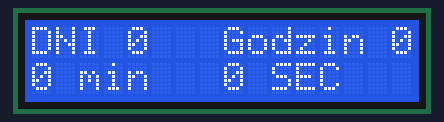
A sketch run on a simulated Arduino Uno, built with avr-gcc and run on an emulated ATmega328P. On the bench: 16×2 character LCD.

Above: at 0.1 s.
At 4.1 s:
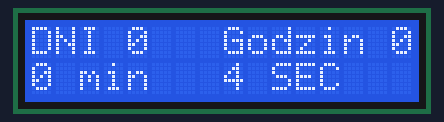
At 9.0 s:
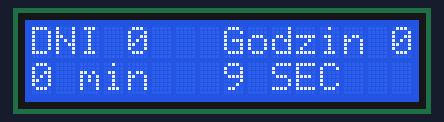
At 19.0 s:
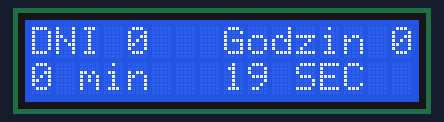
At 28.9 s:
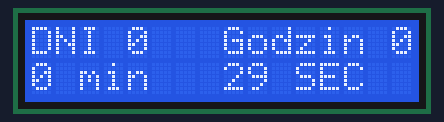
At 38.8 s:
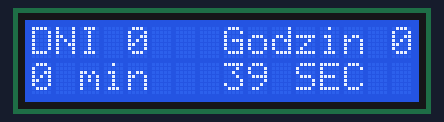

Measured:
- what the display in image 1 shows lasts 1.0 s, from 4.0 s to 5.0 s

The sketch:

_3_4b.ino
```cpp
#include <LiquidCrystal.h>			// biblioteka LCD
int sek = 0;					// zmienna typu intiger z wartością początkową 0
int minuty = 0;				// zmienna typu intiger z wartością początkową 0
int godziny =0;				// zmienna typu intiger z wartością początkową 0
int dni = 0;					// zmienna typu intiger z wartością początkową 0
LiquidCrystal lcd(7,8,9,10,11,12);		//definiujemy zmienną lcd, przez którą będziemy się 						//komunikować z modułem; podajemy do których
						//pinów podłączyliśmy się w Arduino
void setup()					// parametry przygotowawcze
{
lcd.begin(16,2);				// parametry wyświetlacza
}

void loop()					// główna pętla
{
 lcd.setCursor(8,0);				// ustawienie kursora
 lcd.print ("Godzin ");			// wyświetlenie tekstu
 lcd.print (godziny);				// wyświetlenie wartości przypisanej do godziny
 lcd.print (" ");				// wyświetlenie tekstu -spacja
 lcd.setCursor (0,0);				// ustaw kursor
 lcd.print ("DNI ");				// wyświetlenie tekstu
 lcd.print (dni);				// wyświetlenie wartości przypisanej do dni
 if ( minuty == 60)				// pętla -wejście gdy spełniony zostaje warunek
{
 delay (32);					// czekaj 32ms = 0,32s
 minuty = 0;					// przypisz wartość 0
 godziny ++;					// zwiększ godziny
 }
 if (godziny> 23)				// wywołanie instrukcji warunkowej -wejście gdy
 {						// spełniony zostaje warunek
 dni++;					// zwiększ dni o 1
 godziny = 0;					// przypisz wartość 0
 }

 lcd.setCursor (0,1);				// ustaw kursor
 lcd.print (minuty);				// wyświetlenie wartości przypisanej do minuty
 lcd.print (" min ");				// wyświetlenie tekstu
 lcd.setCursor (8,1);				// ustaw kursor
 lcd.print (sek);				// wyświetlenie wartości przypisanej do sek
 lcd.print (" SEC ");				// wyświetlenie tekstu
 if (sek >59)					// analogicznie jak wyżej
 {
 minuty ++;					// zwiększ minuty
 sek = 0;					// przypisz 0
 delay (58);					// czekaj 58ms – 0,58s
 }
 if (sek < 60)					// analogicznie jak wyżej
 {
 delay (988);					// czekaj 988ms=0,988 s
 sek ++;					// zwiększ sek
 }
}
```
